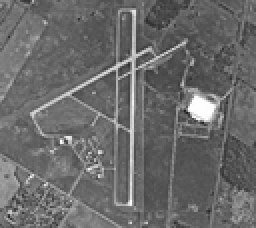
%> input picture DIP/DIP2019Task6/data/1.tif, 128 x 114 px, shrunk from 564 x 502 before the run (shown 2 times larger)
$ octave task1.m   (GNU Octave 9; MATLAB toolbox functions it lacks are replaced by stand-ins)
%> lines starting %> are read from the running program, lines starting %| are printed output that depends on the picture
### DIP/DIP2019Task5/code/myErode.m
function f = myErode(A,varargin)
    if length(varargin)==2
        s=varargin{1};
        b=varargin{2};
    else
        s=varargin{1};
        b=[];
    end
    [M,N]=size(A);
    [m,n]=size(s);

    if isempty(b)
        b=zeros(m,n);
    end
    % Processing of binary image
    g=zeros(M+m-1,N+n-1);
    f=A;
    for i=1:M
        for j=1:N
            g(i+(m-1)/2,j+(n-1)/2)=A(i,j);
        end
    end
    h=zeros(m,n);
    % Processing of Gray-scale image
    for i=1:M
        for j=1:N
            for p=1:m
                for q=1:n
                   h(p,q)=g(p+i-1,q+j-1);
                end
            end
            r=h.*s-b+(1-s)*255;
            f(i,j)=min(r(:));
        end
    end
end

### DIP/DIP2019Task5/code/myDilate.m
function f = myDilate(A,s)
    [M,N] = size(A);
    [m,n] = size(s);
    g = zeros(M+m-1,N+n-1);
    f = A;
    for i=1:M
        for j=1:N
            g(i+(m-1)/2,j+(n-1)/2)=A(i,j);
        end
    end
    h=zeros(m,n);
    % gray-scale image
    for i=1:M
        for j=1:N
            for p=1:m
                for q=1:n
                    h(p,q)=g(p+i-1,q+j-1);
                end
            end
            r=h.*s;
            f(i,j)=max(r(:));
         end
    end
end

### DIP/DIP2019Task5/code/myImOpen.m
function f = myImOpen(A,B)
    f = myDilate(myErode(A,B),B);
end

### DIP/DIP2019Task5/code/myReconstruction.m
%% Self defined function for opening by reconstruction
% [19 lines of commented-out code are left out]

function [ h ] = myReconstruction( f, g, B )
% Implementation of morphlogical operation called reconstruction
    narginchk(1,3);
    nargoutchk(1,1);
    if ~islogical(f) || ~islogical(g)
        error('f, g must be logical matrix');
    end
    if nargin == 2
        B = logical([0, 1, 0; 1, 1, 1; 0, 1, 0]);
    end
    h = f;
    htmp = f;
    flag = false;
    while (~flag)
        h = logical(myDilate(htmp, B) .* g);
        flag = 1-any(any(h - htmp));
        htmp = h;
    end
end

### DIP/DIP2019Task5/code/task1.m

im_0=imread('../data/1.tif');
%> im_0 is the input picture: size 114x128 uint8; min 31, max 255, mean 106.4
im_erode=myErode(im_0,ones(51,1));
%> in myErode, `s=varargin{1};`: s = 51 values from 1 to 1
%> after the loop in myErode, `for i=1:M`:
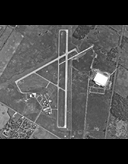
%> g: size 164x128 double; min 0, max 255, mean 74
%> after the loop in myErode, `for i=1:M`:
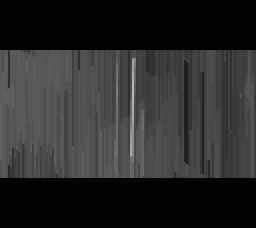
%> f: size 114x128 uint8 (shown 2 times larger); min 0, max 183, mean 41.8
%> after the loop in myErode, `for i=1:M`: h = 51 values, max 116 at index 12, min 0 at index 27, mean 50.55
im_open=myImOpen(im_0,ones(51,1));
%> after the loop in myDilate, `for i=1:M`:
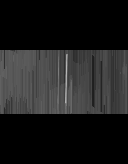
%> g: size 164x128 double; min 0, max 183, mean 29
%> after the loop in myDilate, `for i=1:M`:
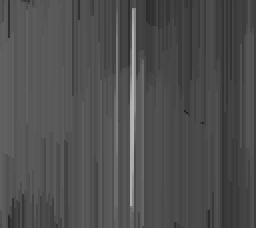
%> f: size 114x128 uint8 (shown 2 times larger); min 31, max 183, mean 79.2
%> after the loop in myDilate, `for i=1:M`: h = 51 values, max 60 at index 1, min 0 at index 2, mean 1.18
%> the run ends on the next line
im_dest=myReconstruction(im_erode,im_0);

$ run again, with DIP/DIP2019Task6/data/2.tif copied over DIP/DIP2019Task6/data/1.tif
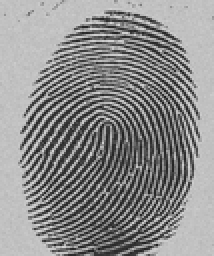
%> input picture DIP/DIP2019Task6/data/2.tif, 107 x 128 px, shrunk from 798 x 958 before the run (shown 2 times larger)
%> im_0 is the input picture: size 128x107 uint8; min 26, max 221, mean 140
%> s = 51 values from 1 to 1
%> after the loop in myErode, `for i=1:M`:
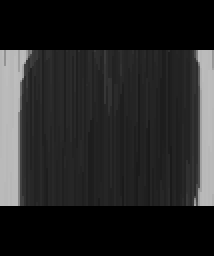
%> f: size 128x107 uint8 (shown 2 times larger); min 0, max 189, mean 37.5
%> after the loop in myErode, `for i=1:M`: h = 51 values, max 200 at index 9, min 0 at index 27, mean 98.04
%> after the loop in myDilate, `for i=1:M`:
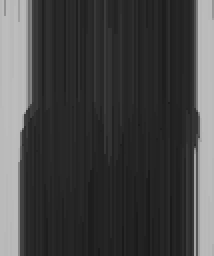
%> f: size 128x107 uint8 (shown 2 times larger); min 26, max 189, mean 67.9
%> after the loop in myDilate, `for i=1:M`: h = 51 values, max 176 at index 1, min 0 at index 2, mean 3.45
